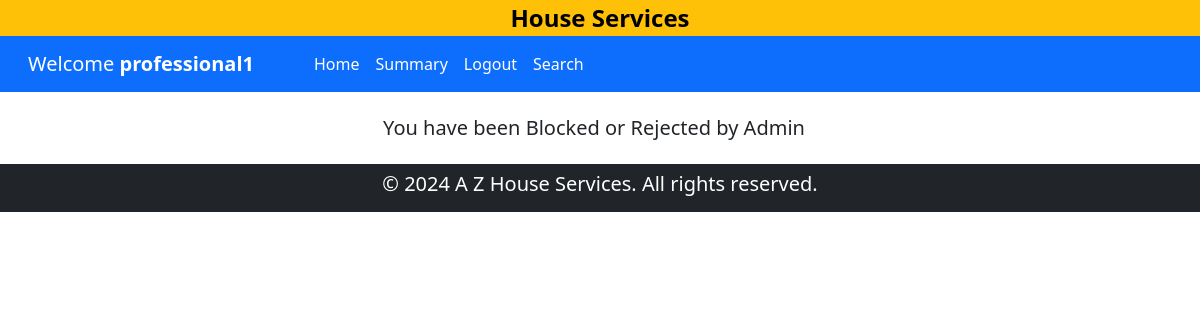
The page /service_request_detail/professional/1/3 on the database as committed earlier.
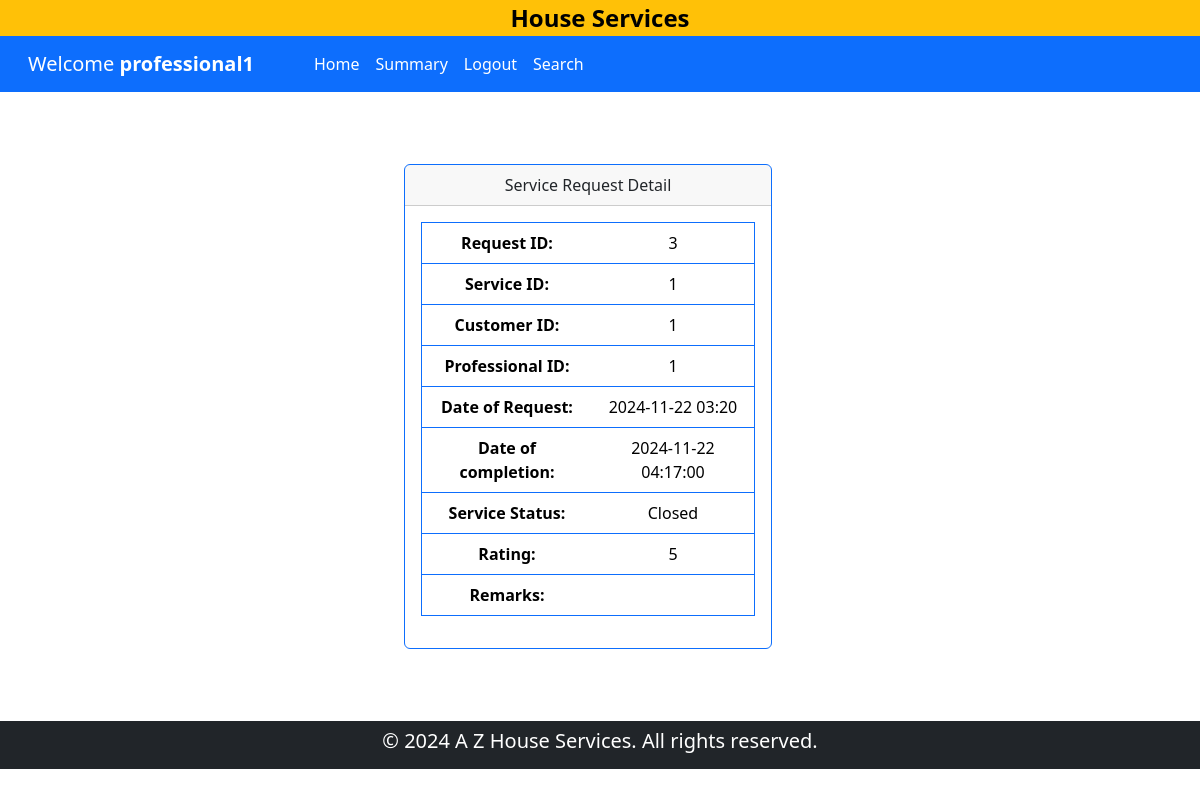
The same page on the database as committed later.
### backened/modals.py (models this page shows)
class ServiceRequest(db.Model):
    __tablename__ = "service_request"
    id = db.Column(db.Integer, primary_key=True)
    service_id = db.Column(db.Integer, db.ForeignKey("service.id"), nullable=False)
    customer_id = db.Column(db.Integer, db.ForeignKey("customer.id"), nullable=False)
    professional_id = db.Column(db.Integer, db.ForeignKey("professional.id"), nullable=False)
    date_of_request = db.Column(db.DateTime, default=datetime.now,nullable=False)
    date_of_completion = db.Column(db.DateTime, nullable=True)
    service_status = db.Column(db.String(50), nullable=False, default="requested")
    remarks = db.Column(db.Text, nullable=True)
    reviews = db.relationship("Review", backref="service_request", lazy=True, cascade="all, delete-orphan")

class Review(db.Model):
    __tablename__ = "review"
    id = db.Column(db.Integer, primary_key=True)
    service_request_id = db.Column(db.Integer, db.ForeignKey("service_request.id"), nullable=False)
    customer_id = db.Column(db.Integer, db.ForeignKey("customer.id"), nullable=False)
    rating = db.Column(db.Integer, nullable=False)
    comment = db.Column(db.Text, nullable=True)

### backened/controller.py (the view)
@app.route('/service_request_detail/<user>/<uid>/<rid>')
def service_request_detail(user,uid,rid):
    if user == "customer":
        customer = Customer.query.filter_by(id=uid).first()
        ser_req = ServiceRequest.query.filter_by(id = rid).first()
        return render_template('service_req_view.html', serreq = ser_req, customer = customer,user = user)
    else:
        professional = Professional.query.filter_by(id=uid).first()
        ser_req = ServiceRequest.query.filter_by(id = rid).first()
        return render_template('service_req_view.html', serreq = ser_req, professional = professional,user = user)

### templates/service_req_view.html (shortened to what this page needs)
{% if user == 'customer' %}
    {% extends 'customer_dashboard.html' %}
{% else %}
    {% extends 'professional_dashboard.html' %}
        {% block professional %}
            <div class="my-5 row container-fluid align-items-center justify-content-center">
                <div class="col-8 col-lg-4 col-xl-4 my-4 ">
                    <div class="card border-primary">
                        <div class="card-header text-center">
                            Service Request Detail
                        </div>
                        <div class="card-body text-center">
                            <table class="table border border-primary">
                                <tr>
                                    <th>Request ID:</th>
                                    <td>{{ serreq.id }}</td>
                                </tr>
                                <tr>
                                    <th> Service ID:</th>
                                    <td>{{ serreq.service_id}}</td>
                                </tr>
                                <tr>
                                    <th>Customer ID:</th>
                                    <td>{{ serreq.customer_id }}</td>
                                </tr>
                                <tr>
                                    <th>Professional ID:</th>
                                    <td>{{ serreq.professional_id }}</td>
                                </tr>
                                <tr>
                                    <th>Date of Request:</th>
                                    <td>{{ serreq.date_of_request.strftime('%Y-%m-%d %H:%M') }}</td>
                                </tr>
                                <tr>
                                    <th>Date of completion:</th>
                                    <td>{{ serreq.date_of_completion }}</td>
                                </tr>
                                <tr>
                                    <th>Service Status:</th>
                                    <td>{{ serreq.service_status|title }}</td>
                                </tr>
                                {% for review in serreq.reviews %}
                                    {% if review %}
                                    <tr>
                                        <th>Rating:</th>
                                        <td>{{ review.rating }}</td>
                                    </tr>
                                    {% endif %}
                                {% endfor %}
                                <tr>
                                    <th>Remarks:</th>
                                    <td>{{ serreq.remarks }}</td>
                                </tr>
                            </table>
                        </div>
                    </div>
                </div>
            </div>
        {% endblock professional %}
{% endif %}

### templates/professional_dashboard.html (shortened to what this page needs)
{% extends 'layout.html' %}
{% block content %}
<div class="container-fluid bg-warning" id="home">
    <div class="d-flex justify-content-center">
        <a href="{{ url_for('home') }}" class="text-decoration-none fw-bold fs-4 text-black ">House Services </a>
    </div>
</div>
<nav class="navbar navbar-expand-lg bg-primary">
    <div class="container-xxl">
        <div class="navbar-brand ms-3">
            <a href="" class="text-decoration-none text-white">Welcome <strong>
                {{ professional.name }}
            </strong></a>
        </div>
            <div class="collapse navbar-collapse row" id="navbarNav">
                <ul class="navbar-nav ms-5 col">
                    <li class="nav-item ">
                    <a class="nav-link text-white" aria-current="page" href="{{ url_for('professionalDashboard', id = professional.id) }}">Home</a>
                    </li>
                    <li class="nav-item ">
                        <a class="nav-link text-white" aria-current="page" href="{{ url_for('summary', user='professional',id=professional.id) }}">Summary</a>
                    </li>
                    <li class="nav-item ">
                        <a class="nav-link text-white" aria-current="page" href="{{ url_for('logout') }}">Logout</a>
                    </li>
                    <li class="nav-item">
                        <a class="nav-link text-white" aria-current="page" href="{{ url_for('professional_search',user = professional.name ) }}">Search</a>
                    </li>
                </ul>
            </div>
    </div>
</nav>
{% if professional.status != 'Approved' %}
    <div class="container text-center h3 lead m-4">You have been Blocked or Rejected by Admin</div>
{% else %}
{% block professional %}{% endblock professional %}
{% endif %}
{% endblock content %}

Rows that differ between the two databases and show on the page:
changed Professional "professional1": status "Blocked" → "Approved" (drawn)
added ServiceRequest: id "3", service_id "1", customer_id "1", professional_id "1", date_of_request "2024-11-22 03:20", date_of_completion "2024-11-22 04:17:00", service_status "Closed"
now on this page (row edited): Review: rating "5"
Other text that changed with them:
text no longer shown: "You have been Blocked or Rejected by Admin"
text now shown: "Service Request Detail Request ID: Service ID: Customer ID: Professional ID: Date of Request: Date of completion: Service Status: Remarks:"
